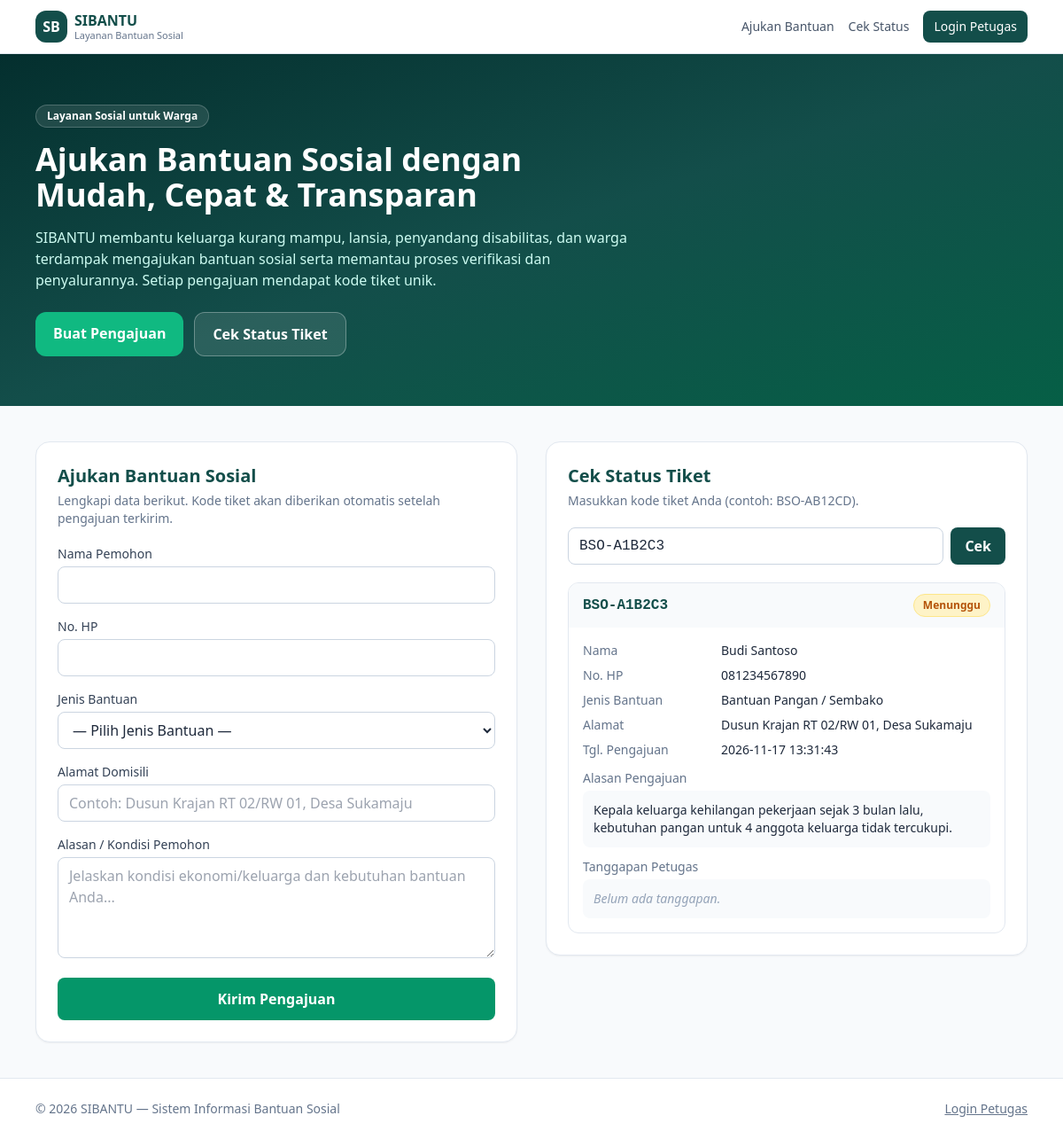
Screenshot of /index.php?kode_tiket=BSO-A1B2C3 with the database file from the repository.
### tables this page shows
CREATE TABLE IF NOT EXISTS `pengajuan` (
  `id` INT(11) NOT NULL AUTO_INCREMENT,
  `kode_tiket` VARCHAR(20) NOT NULL,
  `nama_pemohon` VARCHAR(100) NOT NULL,
  `no_hp` VARCHAR(20) NOT NULL,
  `id_jenis` INT(11) NOT NULL,
  `alamat` VARCHAR(255) NOT NULL,
  `alasan` TEXT NOT NULL,
  `status` ENUM('Menunggu','Diverifikasi','Disalurkan') NOT NULL DEFAULT 'Menunggu',
  `tanggapan` TEXT DEFAULT NULL,
  `created_at` TIMESTAMP NOT NULL DEFAULT CURRENT_TIMESTAMP,
  `updated_at` TIMESTAMP NOT NULL DEFAULT CURRENT_TIMESTAMP ON UPDATE CURRENT_TIMESTAMP,
  PRIMARY KEY (`id`),
  UNIQUE KEY `uk_kode_tiket` (`kode_tiket`),
  KEY `idx_status` (`status`),
  KEY `idx_jenis` (`id_jenis`),
  CONSTRAINT `fk_pengajuan_jenis`
    FOREIGN KEY (`id_jenis`) REFERENCES `jenis_bantuan` (`id`)
    ON UPDATE CASCADE ON DELETE RESTRICT
);

CREATE TABLE IF NOT EXISTS `jenis_bantuan` (
  `id` INT(11) NOT NULL AUTO_INCREMENT,
  `nama_jenis` VARCHAR(100) NOT NULL,
  `created_at` TIMESTAMP NOT NULL DEFAULT CURRENT_TIMESTAMP,
  PRIMARY KEY (`id`),
  UNIQUE KEY `uk_nama_jenis` (`nama_jenis`)
);

### index.php (the view, shortened to what this page needs)
<?php
require_once 'koneksi.php';
$hasil_cek = null;
if (isset($_GET['kode_tiket']) && trim($_GET['kode_tiket']) !== '') {
    $kode_cek = mysqli_real_escape_string($koneksi, trim($_GET['kode_tiket']));
    $q = "SELECT p.*, k.nama_jenis
          FROM pengajuan p
          LEFT JOIN jenis_bantuan k ON p.id_jenis = k.id
          WHERE p.kode_tiket = '$kode_cek' LIMIT 1";
    $res = mysqli_query($koneksi, $q);
    if ($res && mysqli_num_rows($res) > 0) {
        $hasil_cek = mysqli_fetch_assoc($res);
    } else {
        $cek_error = 'Kode tiket tidak ditemukan. Periksa kembali kode Anda.';
    }
}
function badge_status($status) {
    if ($status === 'Menunggu') return 'bg-amber-100 text-amber-700 border-amber-200';
    return 'bg-slate-100 text-slate-600 border-slate-200';
}
?>
<!DOCTYPE html>
<html lang="id">
<head>
<script src="https://cdn.tailwindcss.com"></script>
</head>
<body class="bg-slate-50 text-slate-800 font-sans">
<nav class="bg-white border-b border-slate-200 sticky top-0 z-40">
  <div class="max-w-6xl mx-auto px-4 py-3 flex items-center justify-between">
    <div class="flex items-center gap-2">
      <div class="w-9 h-9 rounded-xl bg-teal-900 text-white flex items-center justify-center font-bold">SB</div>
      <div>
        <div class="font-bold text-teal-900 leading-tight">SIBANTU</div>
        <div class="text-[11px] text-slate-500 leading-tight">Layanan Bantuan Sosial</div>
      </div>
    </div>
    <div class="flex items-center gap-4 text-sm">
      <a href="#form-pengajuan" class="hidden sm:inline text-slate-600 hover:text-teal-900">Ajukan Bantuan</a>
      <a href="#cek-status" class="hidden sm:inline text-slate-600 hover:text-teal-900">Cek Status</a>
      <a href="login.php" class="px-3 py-2 rounded-lg bg-teal-900 text-white hover:bg-teal-800 transition">Login Petugas</a>
    </div>
  </div>
</nav>
<header class="bg-gradient-to-br from-teal-950 via-teal-900 to-emerald-800 text-white">
  <div class="max-w-6xl mx-auto px-4 py-14">
    <span class="inline-block text-xs font-semibold bg-white/10 border border-white/20 px-3 py-1 rounded-full mb-4">Layanan Sosial untuk Warga</span>
    <h1 class="text-3xl sm:text-4xl font-bold leading-tight max-w-2xl">Ajukan Bantuan Sosial dengan Mudah, Cepat & Transparan</h1>
    <p class="mt-4 text-teal-100 max-w-2xl">SIBANTU membantu keluarga kurang mampu, lansia, penyandang disabilitas, dan warga terdampak mengajukan bantuan sosial serta memantau proses verifikasi dan penyalurannya. Setiap pengajuan mendapat kode tiket unik.</p>
    <div class="mt-6 flex flex-wrap gap-3">
      <a href="#form-pengajuan" class="px-5 py-3 rounded-xl bg-emerald-500 hover:bg-emerald-400 font-semibold transition">Buat Pengajuan</a>
      <a href="#cek-status" class="px-5 py-3 rounded-xl bg-white/10 border border-white/30 hover:bg-white/20 font-semibold transition">Cek Status Tiket</a>
    </div>
  </div>
</header>
<main class="max-w-6xl mx-auto px-4 py-10 space-y-10">
  <div class="grid lg:grid-cols-2 gap-8">
    <section id="form-pengajuan" class="bg-white rounded-2xl border border-slate-200 shadow-sm p-6">
      <h2 class="text-xl font-bold text-teal-900">Ajukan Bantuan Sosial</h2>
      <p class="text-sm text-slate-500 mt-1 mb-5">Lengkapi data berikut. Kode tiket akan diberikan otomatis setelah pengajuan terkirim.</p>
      <form method="POST" action="index.php#form-pengajuan" class="space-y-4">
        <div>
          <label class="block text-sm font-medium text-slate-700 mb-1">Nama Pemohon</label>
          <input type="text" name="nama_pemohon" value="<?= htmlspecialchars($_POST['nama_pemohon'] ?? '') ?>" required
                 class="w-full rounded-lg border border-slate-300 px-3 py-2 focus:outline-none focus:ring-2 focus:ring-teal-500">
        </div>
        <div>
          <label class="block text-sm font-medium text-slate-700 mb-1">No. HP</label>
          <input type="text" name="no_hp" value="<?= htmlspecialchars($_POST['no_hp'] ?? '') ?>" required
                 class="w-full rounded-lg border border-slate-300 px-3 py-2 focus:outline-none focus:ring-2 focus:ring-teal-500">
        </div>
        <div>
          <label class="block text-sm font-medium text-slate-700 mb-1">Jenis Bantuan</label>
          <select name="id_jenis" required class="w-full rounded-lg border border-slate-300 px-3 py-2 bg-white focus:outline-none focus:ring-2 focus:ring-teal-500">
            <option value="">— Pilih Jenis Bantuan —</option>
          </select>
        </div>
        <div>
          <label class="block text-sm font-medium text-slate-700 mb-1">Alamat Domisili</label>
          <input type="text" name="alamat" value="<?= htmlspecialchars($_POST['alamat'] ?? '') ?>" required placeholder="Contoh: Dusun Krajan RT 02/RW 01, Desa Sukamaju"
                 class="w-full rounded-lg border border-slate-300 px-3 py-2 focus:outline-none focus:ring-2 focus:ring-teal-500">
        </div>
        <div>
          <label class="block text-sm font-medium text-slate-700 mb-1">Alasan / Kondisi Pemohon</label>
          <textarea name="alasan" rows="4" required placeholder="Jelaskan kondisi ekonomi/keluarga dan kebutuhan bantuan Anda..."
                    class="w-full rounded-lg border border-slate-300 px-3 py-2 focus:outline-none focus:ring-2 focus:ring-teal-500"><?= htmlspecialchars($_POST['alasan'] ?? '') ?></textarea>
        </div>
        <button type="submit" name="kirim_pengajuan" class="w-full rounded-lg bg-emerald-600 hover:bg-emerald-500 text-white font-semibold py-3 transition">
          Kirim Pengajuan
        </button>
      </form>
    </section>
    <section id="cek-status" class="bg-white rounded-2xl border border-slate-200 shadow-sm p-6 h-fit">
      <h2 class="text-xl font-bold text-teal-900">Cek Status Tiket</h2>
      <p class="text-sm text-slate-500 mt-1 mb-5">Masukkan kode tiket Anda (contoh: BSO-AB12CD).</p>
      <form method="GET" action="index.php#cek-status" class="flex gap-2">
        <input type="text" name="kode_tiket" value="<?= htmlspecialchars($_GET['kode_tiket'] ?? '') ?>" required placeholder="BSO-XXXXXX"
               class="flex-1 rounded-lg border border-slate-300 px-3 py-2 font-mono focus:outline-none focus:ring-2 focus:ring-teal-500">
        <button type="submit" class="px-4 py-2 rounded-lg bg-teal-900 hover:bg-teal-800 text-white font-semibold transition">Cek</button>
      </form>
      <?php if ($hasil_cek): ?>
        <div class="mt-5 border border-slate-200 rounded-xl overflow-hidden">
          <div class="bg-slate-50 px-4 py-3 flex items-center justify-between">
            <span class="font-mono font-bold text-teal-900"><?= htmlspecialchars($hasil_cek['kode_tiket']) ?></span>
            <span class="text-xs font-semibold px-2.5 py-1 rounded-full border <?= badge_status($hasil_cek['status']) ?>"><?= htmlspecialchars($hasil_cek['status']) ?></span>
          </div>
          <div class="p-4 space-y-3 text-sm">
            <div class="grid grid-cols-3 gap-2">
              <span class="text-slate-500">Nama</span><span class="col-span-2 font-medium"><?= htmlspecialchars($hasil_cek['nama_pemohon']) ?></span>
              <span class="text-slate-500">No. HP</span><span class="col-span-2 font-medium"><?= htmlspecialchars($hasil_cek['no_hp']) ?></span>
              <span class="text-slate-500">Jenis Bantuan</span><span class="col-span-2 font-medium"><?= htmlspecialchars($hasil_cek['nama_jenis'] ?? '-') ?></span>
              <span class="text-slate-500">Alamat</span><span class="col-span-2 font-medium"><?= htmlspecialchars($hasil_cek['alamat']) ?></span>
              <span class="text-slate-500">Tgl. Pengajuan</span><span class="col-span-2 font-medium"><?= htmlspecialchars($hasil_cek['created_at'] ?? '-') ?></span>
            </div>
            <div>
              <div class="text-slate-500 mb-1">Alasan Pengajuan</div>
              <div class="bg-slate-50 rounded-lg p-3 whitespace-pre-line"><?= htmlspecialchars($hasil_cek['alasan']) ?></div>
            </div>
            <div>
              <div class="text-slate-500 mb-1">Tanggapan Petugas</div>
              <?php if (!empty($hasil_cek['tanggapan'])): ?>
                <div class="bg-emerald-50 border border-emerald-200 rounded-lg p-3 whitespace-pre-line text-emerald-900"><?= htmlspecialchars($hasil_cek['tanggapan']) ?></div>
              <?php else: ?>
                <div class="bg-slate-50 rounded-lg p-3 text-slate-400 italic">Belum ada tanggapan.</div>
              <?php endif; ?>
            </div>
          </div>
        </div>
      <?php endif; ?>
    </section>
  </div>
</main>
<footer class="border-t border-slate-200 bg-white">
  <div class="max-w-6xl mx-auto px-4 py-6 flex flex-col sm:flex-row items-center justify-between gap-3 text-sm text-slate-500">
    <span>&copy; <?= date('Y') ?> SIBANTU — Sistem Informasi Bantuan Sosial</span>
    <a href="login.php" class="hover:text-teal-900 underline">Login Petugas</a>
  </div>
</footer>
</body>
</html>

### rows the page displays
pengajuan: kode_tiket "BSO-A1B2C3", status "Menunggu", nama_pemohon "Budi Santoso", no_hp "081234567890", id_jenis.nama_jenis "Bantuan Pangan / Sembako", alamat "Dusun Krajan RT 02/RW 01, Desa Sukamaju", created_at "2026-11-17 13:31:43", alasan "Kepala keluarga kehilangan pekerjaan sejak 3 bulan lalu, kebutuhan pangan untuk 4 anggota keluarga tidak tercukupi."
